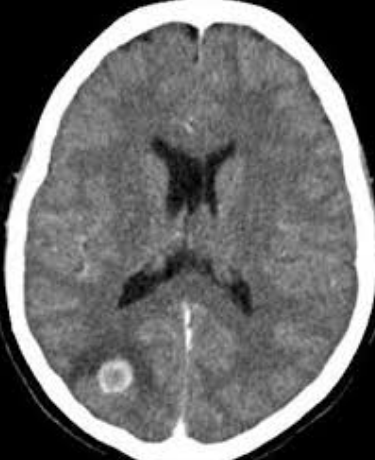
#> input picture Applied computer vision/Projeto - CP2/img2.png, 375 x 460 px, found by its file name
$ python CP_IMG_2e3e4e5.py
#> lines starting #> are read from the running program, lines starting #| are printed output that depends on the picture; after the words box and inside, x2 and y2 are one past the last pixel; in counts of white or black regions, pixels touching at a corner belong together
import cv2
import numpy as np
import matplotlib.pyplot as plt

# =========================================================
# PIPELINE COMPLETO DE SEGMENTAÇÃO DE REGIÕES CLARAS
# img2, img3, img4, img5
# =========================================================

# Dicionário com as imagens
BASE = "C:/Users/labsfiap/Desktop/aula_vision/APPLIED-COMPUTER-VISION/Applied computer vision/Projeto - CP2/"

imagens = {
    "img2": BASE + "img2.png",  # TC cérebro
    "img3": BASE + "img3.png",  # RM cérebro
    "img4": BASE + "img4.png",  # Flores (cinza)
    "img5": BASE + "img5.png"   # Gato (colorida)
}

resultados = {}

for nome, arquivo in imagens.items():

    # -----------------------------------------------------
    # Leitura da imagem
    # -----------------------------------------------------
    img = cv2.imread(arquivo)
#> img is the input picture: shape (460, 375, 3); min 0, max 255, mean 106.3
    if img is None:
        raise FileNotFoundError(f"Erro ao carregar {arquivo}")

    # -----------------------------------------------------
    # Conversão para tons de cinza (quando aplicável)
    # -----------------------------------------------------
    gray = cv2.cvtColor(img, cv2.COLOR_BGR2GRAY)

    # -----------------------------------------------------
    # PIPELINE ESPECÍFICO POR IMAGEM
    # -----------------------------------------------------
    if nome == "img2":
        # Equalização de histograma
        eq = cv2.equalizeHist(gray)
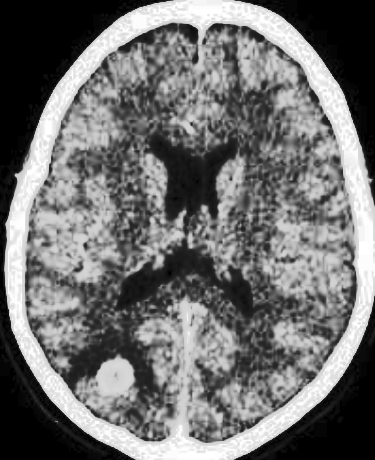
#> eq: shape (460, 375); min 0, max 255, mean 112.2
        # Threshold para regiões muito claras (borda do crânio)
        _, thresh = cv2.threshold(eq, 200, 255, cv2.THRESH_BINARY)
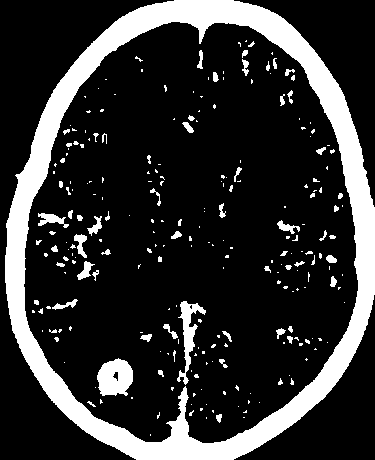
#> thresh: shape (460, 375); 18.9% white; 247 white regions (181 under 20 px), largest, box (x1, y1, x2, y2) and area: (5, 0, 375, 460) 26788, (97, 358, 133, 396) 1028, (177, 301, 206, 385) 761
        # Morfologia: abertura + fechamento
        kernel = cv2.getStructuringElement(cv2.MORPH_ELLIPSE, (5, 5))
        aberta = cv2.morphologyEx(thresh, cv2.MORPH_OPEN, kernel, iterations=2)
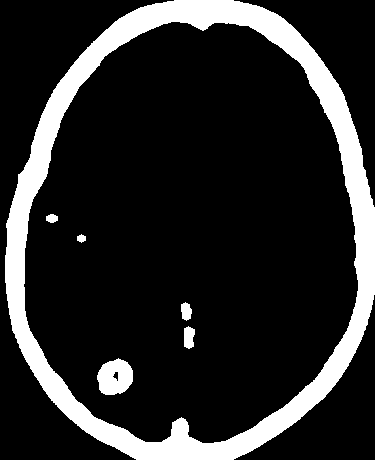
#> aberta: shape (460, 375); 16.2% white; 6 white regions, box (x1, y1, x2, y2) and area: (5, 0, 375, 460) 26465, (97, 358, 133, 395) 993, (184, 326, 195, 349) 204, (181, 302, 192, 321) 156, (46, 214, 58, 223) 84, (77, 234, 86, 243) 57
        fechada = cv2.morphologyEx(aberta, cv2.MORPH_CLOSE, kernel, iterations=3)
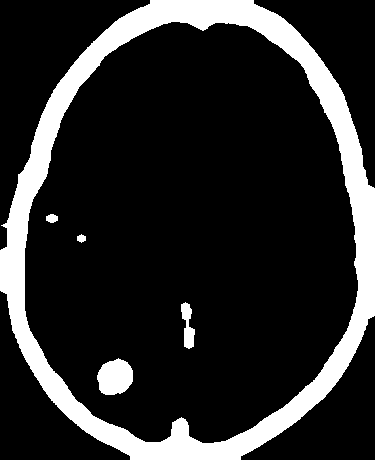
#> fechada: shape (460, 375); 16.6% white; 5 white regions
        # Encontrar maior contorno (borda externa)
        contours, _ = cv2.findContours(
            fechada, cv2.RETR_EXTERNAL, cv2.CHAIN_APPROX_SIMPLE
        )
#> contours = 1 contour; box (x1, y1, x2, y2) and area: (0, 0, 375, 460) 136313
        mask = np.zeros_like(gray)
        if contours:
            maior = max(contours, key=cv2.contourArea)
#> maior = contour of 507 points, box (x1, y1, x2, y2) (0, 0, 375, 460), area 136313
            cv2.drawContours(mask, [maior], -1, 255, -1)
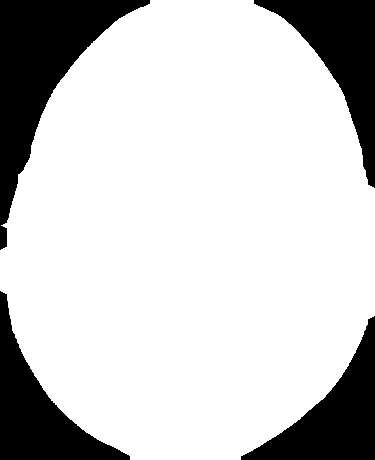
#> mask: shape (460, 375); 79.4% white; 4 black regions, box (x1, y1, x2, y2) and area: (0, 0, 150, 250) 12374, (254, 0, 375, 188) 7965, (0, 291, 130, 460) 7651, (241, 316, 375, 460) 7576

    elif nome == "img3":
        # Equalização para destacar a lesão
        eq = cv2.equalizeHist(gray)
        # Threshold mais alto (pegar só regiões MUITO claras)
        _, thresh = cv2.threshold(eq, 210, 255, cv2.THRESH_BINARY)
        # Morfologia
        kernel = cv2.getStructuringElement(cv2.MORPH_ELLIPSE, (4, 4))
        aberta = cv2.morphologyEx(thresh, cv2.MORPH_OPEN, kernel, iterations=2)
        fechada = cv2.morphologyEx(aberta, cv2.MORPH_CLOSE, kernel, iterations=2)
        # ROI: canto inferior direito
        h, w = fechada.shape
        roi_mask = np.zeros_like(fechada)
        roi_mask[h//2:, w//2:] = 255
        filtrada = cv2.bitwise_and(fechada, roi_mask)
        # Encontrar a lesão (maior região nessa área)
        contours, _ = cv2.findContours(
            filtrada, cv2.RETR_EXTERNAL, cv2.CHAIN_APPROX_SIMPLE
        )
        mask = np.zeros_like(gray)
        if contours:
            maior = max(contours, key=cv2.contourArea)
            cv2.drawContours(mask, [maior], -1, 255, -1)
    elif nome == "img4":
        # Flores → apenas threshold + morfologia

        _, binary = cv2.threshold(
            gray, 200, 255, cv2.THRESH_BINARY
        )

        kernel = cv2.getStructuringElement(
            cv2.MORPH_ELLIPSE, (3, 3)
        )

        mask = cv2.morphologyEx(
            binary, cv2.MORPH_OPEN, kernel
        )

    #Gato
    elif nome == "img5":

        hsv = cv2.cvtColor(img, cv2.COLOR_BGR2HSV)
        v = hsv[:, :, 2]

        _, binary = cv2.threshold(
            v, 0, 255, cv2.THRESH_BINARY + cv2.THRESH_OTSU
        )

        kernel = cv2.getStructuringElement(cv2.MORPH_ELLIPSE, (7, 7))
        binary = cv2.morphologyEx(binary, cv2.MORPH_CLOSE, kernel)

        contours, _ = cv2.findContours(
            binary, cv2.RETR_EXTERNAL, cv2.CHAIN_APPROX_SIMPLE
        )

        # Maior região clara central = gato
        mask = np.zeros_like(gray)
        largest = max(contours, key=cv2.contourArea)
        cv2.drawContours(mask, [largest], -1, 255, -1)

        segmented = cv2.bitwise_and(img, img, mask=mask)
        resultados[nome] = (img, gray, mask, segmented)

    # -----------------------------------------------------
    # Isolamento das regiões claras
    # -----------------------------------------------------
    segmented = cv2.bitwise_and(img, img, mask=mask)

    resultados[nome] = (img, gray, mask, segmented)
#> pass 2 of the loop `for nome, arquivo in imagens.items():`:
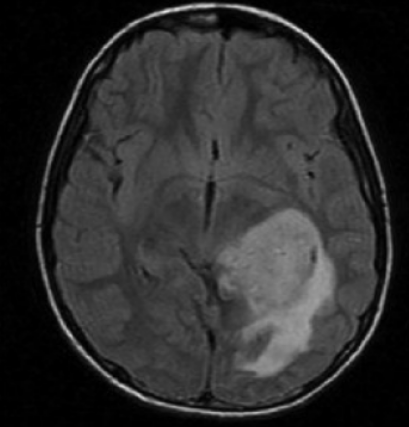
#> input picture Applied computer vision/Projeto - CP2/img3.png, 409 x 427 px, found by its file name
#> img is the input picture: shape (427, 409, 3); min 0, max 226, mean 45.5
#> gray: shape (427, 409)
#> `_, thresh = cv2.threshold(eq, 210, 255, cv2.THRESH_BINARY)`:
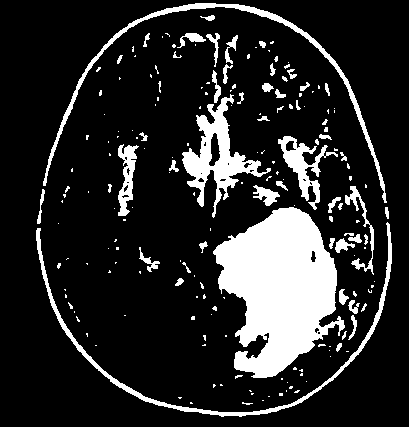
#> thresh: shape (427, 409); 16.1% white; 191 white regions (135 under 20 px), largest, box (x1, y1, x2, y2) and area: (213, 207, 345, 378) 13801, (182, 94, 271, 218) 3125, (43, 3, 387, 203) 2416
#> filtrada: shape (427, 409); 7.9% white; 2 white regions
#> `contours, _ = cv2.findContours( filtrada, cv2.RETR_EXTERNAL, cv2.CHAIN..`: contours = 2 contours; box (x1, y1, x2, y2) and area: (218, 213, 350, 381) 13385, (340, 243, 351, 252) 65
#> `maior = max(contours, key=cv2.contourArea)`: maior = contour of 242 points, box (x1, y1, x2, y2) (218, 213, 350, 381), area 13385
#> `segmented = cv2.bitwise_and(img, img, mask=mask)`:
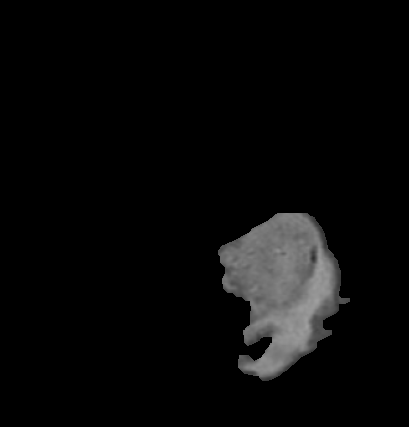
#> segmented: shape (427, 409, 3); min 0, max 159, mean 8.9
#> pass 3 of the loop `for nome, arquivo in imagens.items():`:
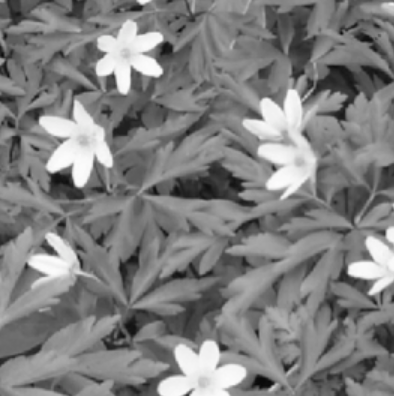
#> input picture Applied computer vision/Projeto - CP2/img4.png, 394 x 396 px, found by its file name
#> img is the input picture: shape (396, 394, 3); mean B, G, R 128, 128, 128
#> gray: shape (396, 394)
#> `_, binary = cv2.threshold( gray, 200, 255, cv2.THRESH_BINARY )`:
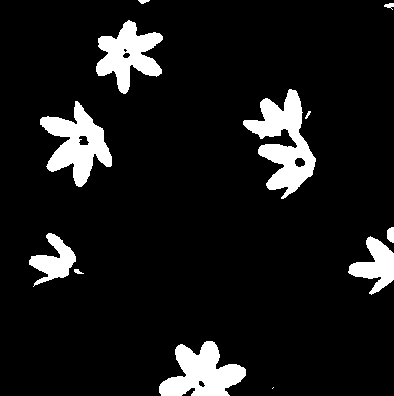
#> binary: shape (396, 394); 9.3% white; 12 white regions (1 under 20 px), largest, box (x1, y1, x2, y2) and area: (243, 89, 316, 199) 3549, (40, 101, 112, 187) 2918, (159, 341, 246, 396) 2807
#> `segmented = cv2.bitwise_and(img, img, mask=mask)`:
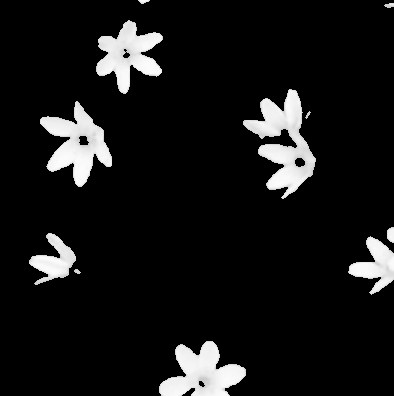
#> segmented: shape (396, 394, 3); mean B, G, R 21.8, 21.8, 21.8
#> the loop made 4 passes; the first 3 are shown

# =========================================================
# VISUALIZAÇÃO DOS RESULTADOS
# =========================================================
linhas = len(resultados)
#> linhas = 4
fig, axes = plt.subplots(linhas, 4, figsize=(16, 4 * linhas))

for i, (nome, (orig, gray, mask, seg)) in enumerate(resultados.items()):

    axes[i, 0].imshow(cv2.cvtColor(orig, cv2.COLOR_BGR2RGB))
    axes[i, 0].set_title(f"{nome} - Original")

    axes[i, 1].imshow(gray, cmap="gray")
    axes[i, 1].set_title("Tons de cinza")

    axes[i, 2].imshow(mask, cmap="gray")
    axes[i, 2].set_title("Máscara segmentada")

    axes[i, 3].imshow(cv2.cvtColor(seg, cv2.COLOR_BGR2RGB))
    axes[i, 3].set_title("Regiões claras isoladas")

    for j in range(4):
        axes[i, j].axis("off")
#> this loop made 4 passes

plt.tight_layout()
plt.show()
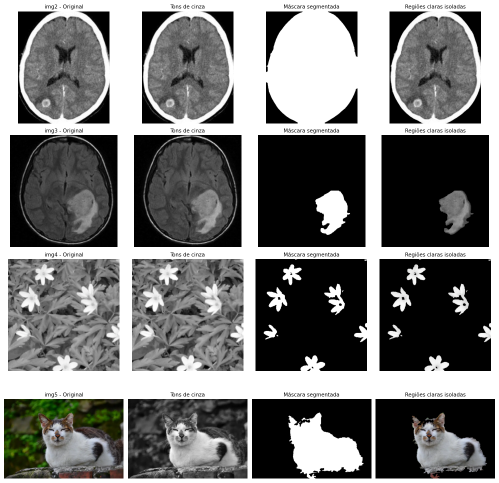
#> figure drawn by matplotlib, 16 panels
